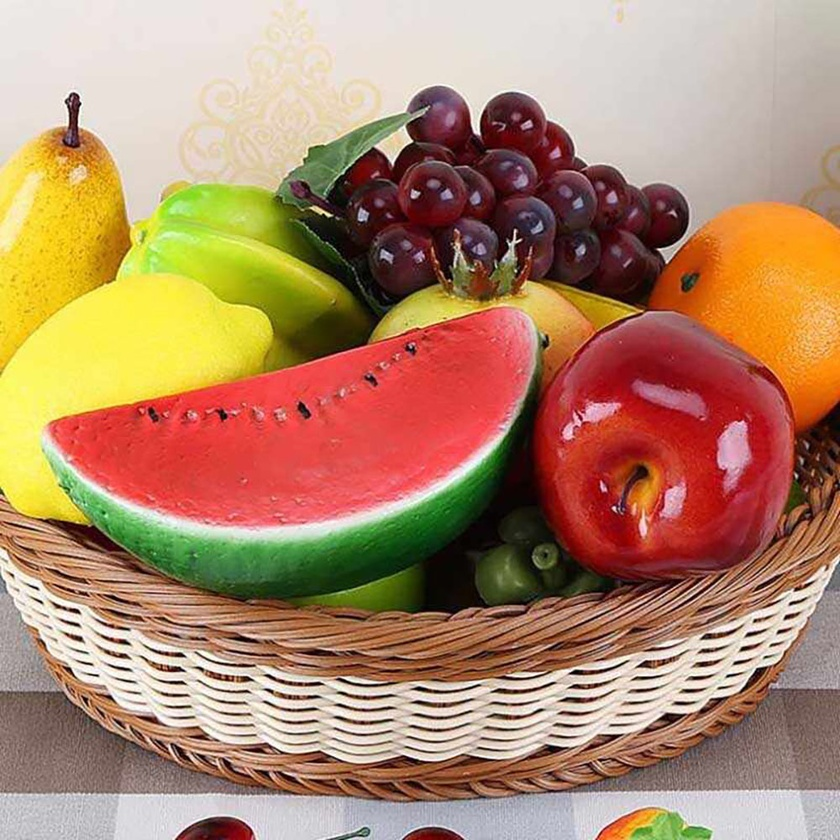
#> input picture Fruits-Watermelon.jpg, 840 x 840 px, shrunk from 1000 x 1000 before the run
$ python image_rgb_to_gray.py
#> lines starting #> are read from the running program, lines starting #| are printed output that depends on the picture
# -*- coding: utf-8 -*-
"""
Created on Fri Nov  6 13:23:42 2020

@author: fatih
"""

import numpy as np
from PIL import Image
import time

def to_gray(list_of_pixels):
    for px in list_of_pixels:
        gray=0
        for rgb in px:
            gray+=rgb
        gray/=3
        px[0]=gray
        px[1]=gray
        px[2]=gray
    return list_of_pixels

start_time = time.time()
im = Image.open('Fruits-Watermelon.jpg', 'r')
#> im is the input picture: PIL image 840x840 RGB; mean R, G, B 176.2, 135.9, 105.8
list_of_pixels=np.array(list(im.getdata()))

new_list=to_gray(list_of_pixels)
#> the loop in to_gray, `for px in list_of_pixels:` made 705600 passes
#> gray on passes 1 to 3: 235.3, 235.3, 235.3
a=tuple(map(tuple, new_list))
#> a = 705600 items

new_image=Image.new(im.mode, im.size)
#> new_image: PIL image 840x840 RGB; every value is 0
new_image.putdata(a)
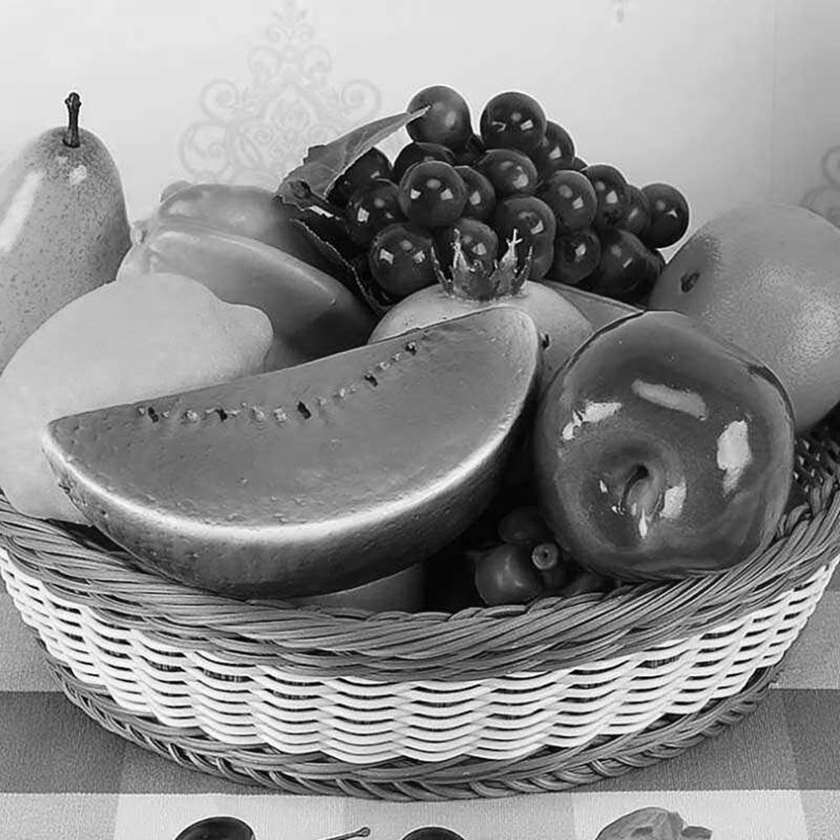
#> new_image: PIL image 840x840 RGB; min 0, max 255, mean 139
new_image.save("Fruits-Watermelon_gray.jpg")

print("--- %s seconds ---" % (time.time() - start_time))

$ run again, with paper.jpg copied over Fruits-Watermelon.jpg
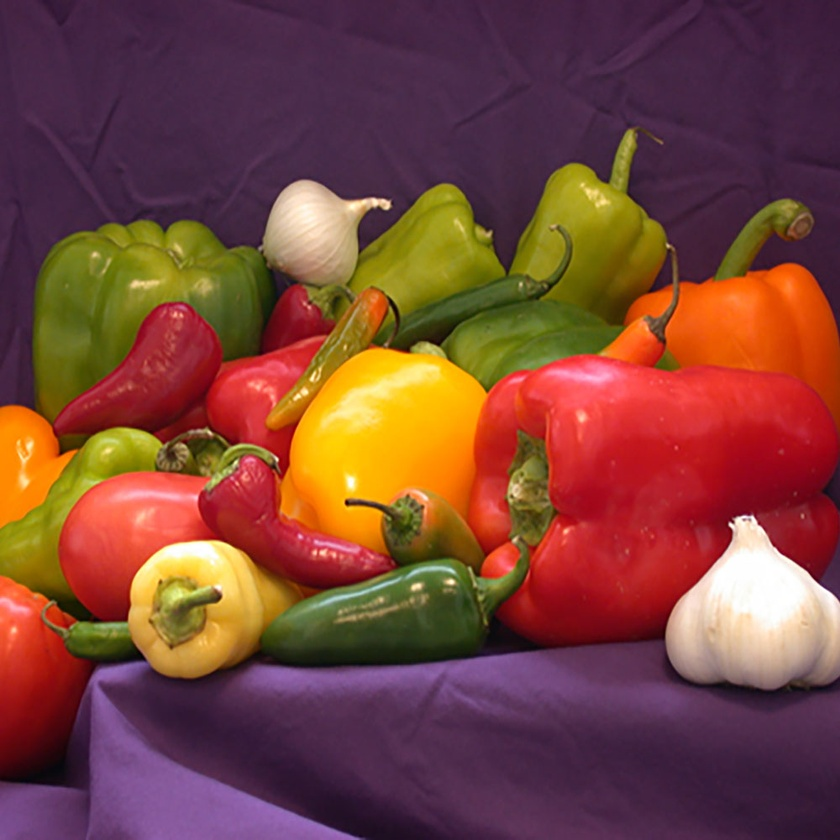
#> input picture paper.jpg, 840 x 840 px, shrunk from 1000 x 1000 before the run
#> im is the input picture: PIL image 840x840 RGB; mean R, G, B 122.7, 68.8, 58
#> the loop in to_gray, `for px in list_of_pixels:` made 705600 passes
#> gray on passes 1 to 3: 55.67, 55.67, 57.33
#> a = 705600 items
#> `new_image.putdata(a)`:
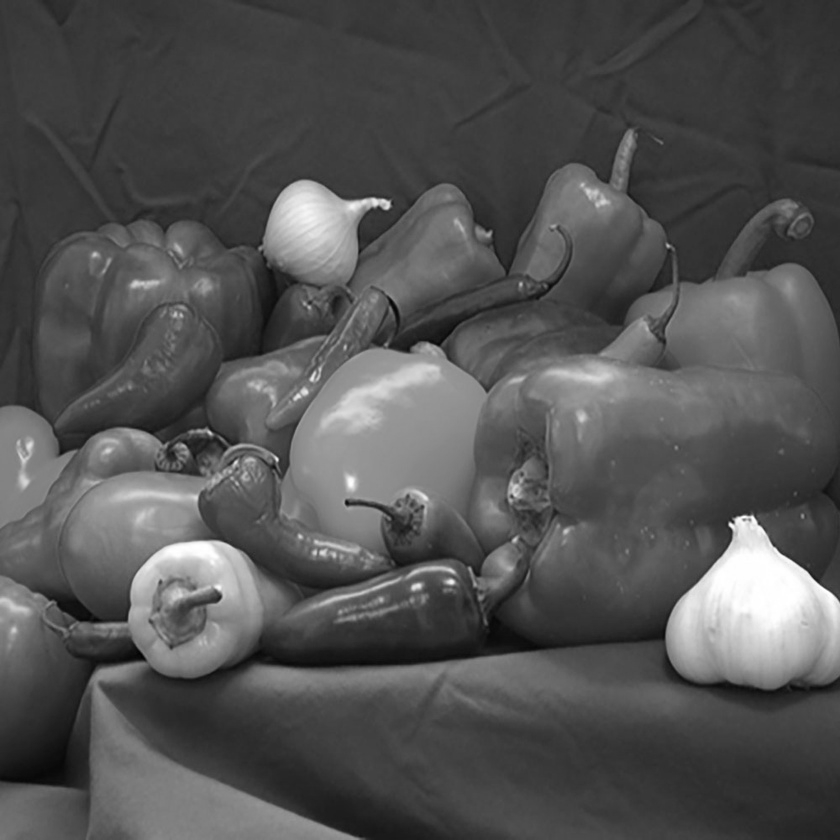
#> new_image: PIL image 840x840 RGB; min 1, max 255, mean 82.8
